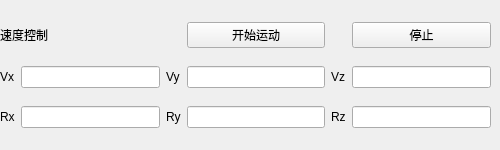
        <widget class="QWidget" name="page_3">
         <widget class="QWidget" name="layoutWidget_13">
          <property name="geometry">
           <rect>
            <x>0</x>
            <y>10</y>
            <width>491</width>
            <height>131</height>
           </rect>
          </property>
          <layout class="QGridLayout" name="gridLayout_5">
           <item row="0" column="0" colspan="2">
            <widget class="QLabel" name="label_29">
             <property name="text">
              <string>速度控制</string>
             </property>
            </widget>
           </item>
           <item row="1" column="0">
            <widget class="QLabel" name="label_30">
             <property name="text">
              <string>Vx</string>
             </property>
            </widget>
           </item>
           <item row="1" column="1">
            <widget class="QLineEdit" name="lineEdit_30"/>
           </item>
           <item row="1" column="2">
            <widget class="QLabel" name="label_31">
             <property name="text">
              <string>Vy</string>
             </property>
            </widget>
           </item>
           <item row="1" column="3">
            <widget class="QLineEdit" name="lineEdit_31"/>
           </item>
           <item row="1" column="4">
            <widget class="QLabel" name="label_32">
             <property name="text">
              <string>Vz</string>
             </property>
            </widget>
           </item>
           <item row="1" column="5">
            <widget class="QLineEdit" name="lineEdit_32"/>
           </item>
           <item row="2" column="0">
            <widget class="QLabel" name="label_33">
             <property name="text">
              <string>Rx</string>
             </property>
            </widget>
           </item>
           <item row="2" column="1">
            <widget class="QLineEdit" name="lineEdit_34"/>
           </item>
           <item row="2" column="2">
            <widget class="QLabel" name="label_34">
             <property name="text">
              <string>Ry</string>
             </property>
            </widget>
           </item>
           <item row="2" column="3">
            <widget class="QLineEdit" name="lineEdit_35"/>
           </item>
           <item row="2" column="4">
            <widget class="QLabel" name="label_36">
             <property name="text">
              <string>Rz</string>
             </property>
            </widget>
           </item>
           <item row="2" column="5">
            <widget class="QLineEdit" name="lineEdit_37"/>
           </item>
           <item row="0" column="3">
            <widget class="QPushButton" name="pushButton_9">
             <property name="text">
              <string>开始运动</string>
             </property>
            </widget>
           </item>
           <item row="0" column="5">
            <widget class="QPushButton" name="pushButton_17">
             <property name="text">
              <string>停止</string>
             </property>
            </widget>
           </item>
          </layout>
         </widget>
        </widget>
